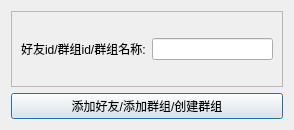
<?xml version="1.0" encoding="UTF-8"?>
<ui version="4.0">
 <class>addFriendDialog</class>
 <widget class="QDialog" name="addFriendDialog">
  <property name="geometry">
   <rect>
    <x>0</x>
    <y>0</y>
    <width>294</width>
    <height>130</height>
   </rect>
  </property>
  <property name="windowTitle">
   <string>Dialog</string>
  </property>
  <layout class="QVBoxLayout" name="verticalLayout">
   <item>
    <widget class="QFrame" name="frame">
     <property name="frameShape">
      <enum>QFrame::StyledPanel</enum>
     </property>
     <property name="frameShadow">
      <enum>QFrame::Raised</enum>
     </property>
     <layout class="QHBoxLayout" name="horizontalLayout">
      <item>
       <widget class="QLabel" name="label">
        <property name="text">
         <string>好友id/群组id/群组名称:</string>
        </property>
       </widget>
      </item>
      <item>
       <widget class="QLineEdit" name="lineEdit"/>
      </item>
     </layout>
    </widget>
   </item>
   <item>
    <widget class="QPushButton" name="pushButton">
     <property name="text">
      <string>添加好友/添加群组/创建群组</string>
     </property>
    </widget>
   </item>
  </layout>
 </widget>
 <resources/>
 <connections/>
</ui>
